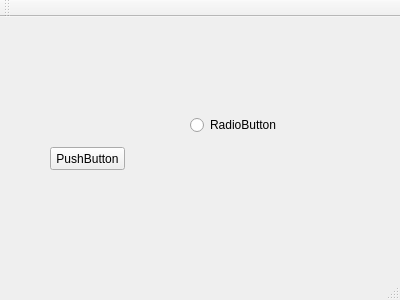
<?xml version="1.0" encoding="UTF-8"?>
<ui version="4.0">
 <class>MainWindow</class>
 <widget class="QMainWindow" name="MainWindow">
  <property name="geometry">
   <rect>
    <x>0</x>
    <y>0</y>
    <width>400</width>
    <height>300</height>
   </rect>
  </property>
  <property name="windowTitle">
   <string>MainWindow</string>
  </property>
  <widget class="QWidget" name="centralWidget">
   <widget class="QPushButton" name="pushButton">
    <property name="geometry">
     <rect>
      <x>50</x>
      <y>130</y>
      <width>75</width>
      <height>23</height>
     </rect>
    </property>
    <property name="text">
     <string>PushButton</string>
    </property>
   </widget>
   <widget class="QRadioButton" name="radioButton">
    <property name="geometry">
     <rect>
      <x>190</x>
      <y>100</y>
      <width>89</width>
      <height>16</height>
     </rect>
    </property>
    <property name="text">
     <string>RadioButton</string>
    </property>
   </widget>
  </widget>
  <widget class="QMenuBar" name="menuBar">
   <property name="geometry">
    <rect>
     <x>0</x>
     <y>0</y>
     <width>400</width>
     <height>23</height>
    </rect>
   </property>
  </widget>
  <widget class="QToolBar" name="mainToolBar">
   <attribute name="toolBarArea">
    <enum>TopToolBarArea</enum>
   </attribute>
   <attribute name="toolBarBreak">
    <bool>false</bool>
   </attribute>
  </widget>
  <widget class="QStatusBar" name="statusBar"/>
 </widget>
 <layoutdefault spacing="6" margin="11"/>
 <resources/>
 <connections/>
</ui>
